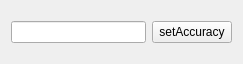
<?xml version="1.0" encoding="UTF-8"?>
<ui version="4.0">
 <class>uiDisplayParamWidget</class>
 <widget class="QWidget" name="uiDisplayParamWidget">
  <property name="geometry">
   <rect>
    <x>0</x>
    <y>0</y>
    <width>243</width>
    <height>64</height>
   </rect>
  </property>
  <property name="windowTitle">
   <string>uiDisplayParamWidget</string>
  </property>
  <layout class="QHBoxLayout" name="horizontalLayout_2">
   <item>
    <layout class="QHBoxLayout" name="horizontalLayout">
     <item>
      <widget class="QLineEdit" name="lineEdit_Accuracy"/>
     </item>
     <item>
      <widget class="QPushButton" name="pushButton_Accuracy">
       <property name="text">
        <string>setAccuracy</string>
       </property>
      </widget>
     </item>
    </layout>
   </item>
  </layout>
 </widget>
 <resources/>
 <connections/>
</ui>
